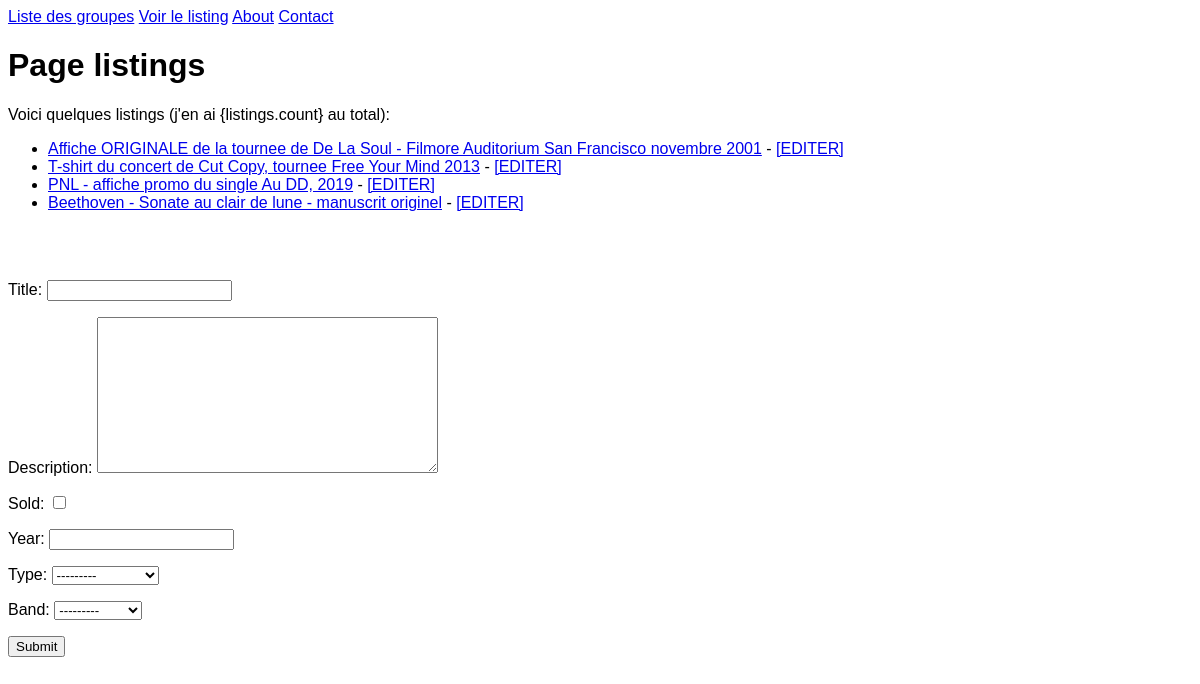
The page /listings/ on the database as committed earlier.
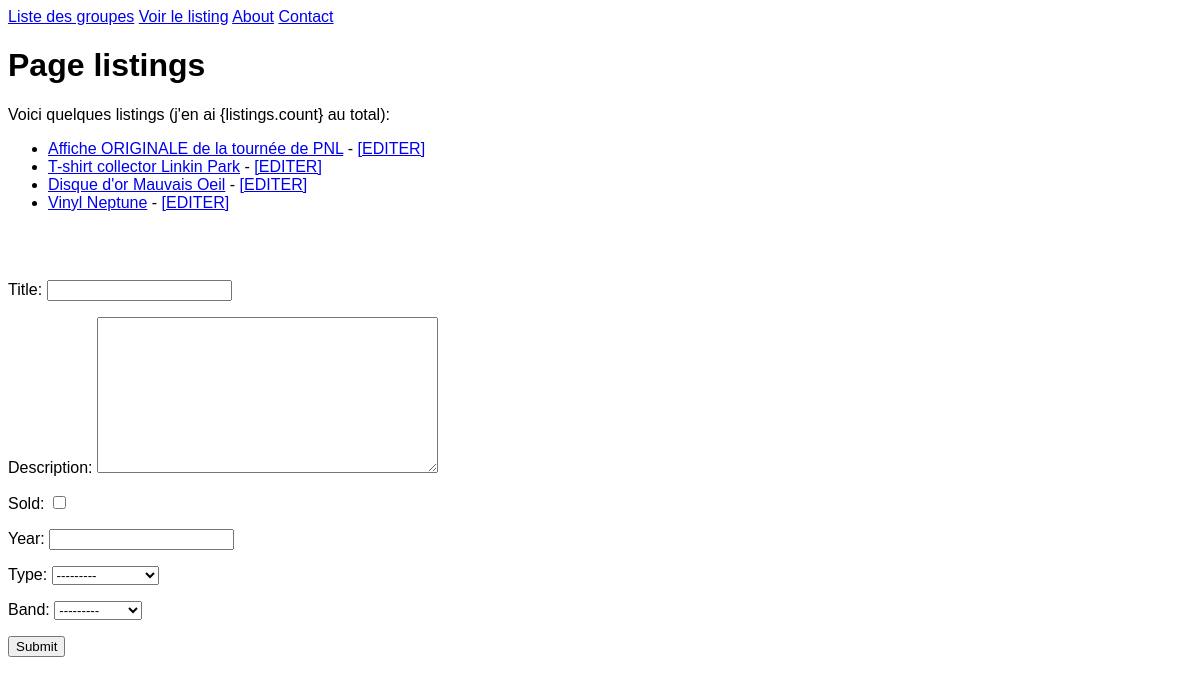
The same page on the database as committed later.
### listings/models.py (models this page shows, shortened)
class Listing(models.Model):
    class Type(models.TextChoices):
        RECORDS = 'Records'
        CLOTHING = 'Clothing'
        POSTERS = 'Posters'
        MISCELLANEOUS = 'Miscellaneous'
    title = models.CharField(max_length=100)
    description = models.TextField()
    sold = models.BooleanField(default=False)
    year = models.IntegerField(null=True)
    type = models.CharField(choices=Type.choices, max_length=15)
    band = models.ForeignKey(Band, null=True, on_delete=models.SET_NULL)

### listings/views.py (the view)
# urls.py: path('listings/', views.listings, name='listings'),
def listings(request):
    listings = Listing.objects.all()
    if request.method == 'POST':
        form = ListingForm(request.POST)
        if form.is_valid():
            listing = form.save()
            return redirect('listing-detail', listing.id)
    else:
        form = ListingForm()
    return render(request, 'listings/listings.html', {'listings': listings, 'form': form})

### listings/forms.py
class ListingForm(forms.ModelForm):
    class Meta:
        model = Listing
        fields = '__all__'

### listings/models.py (called while the page is built)
    def __str__(self):
        return f'{self.name}'

### listings/templates/listings/listings.html (shortened to what this page needs)
{% extends 'listings/base.html' %}
{% block content %}
<h1>Page listings</h1>
<p>Voici quelques listings (j'en ai {listings.count} au total):</p>
<ul>
    {% for listing in listings %}
    <li><a href="{% url 'listing-detail' listing.id %}">{{ listing.title }}</a> -
        <a href="{% url 'listing-update' listing.id %}">[EDITER]</a>
    </li>
    {% endfor %}
</ul>
<br><br>
<form action="" method="post">
    {{ form.as_p }}
    <input type="submit" value="Submit">
</form>
{% endblock content %}

### listings/templates/listings/base.html (shortened to what this page needs)
{% load static %}
<!DOCTYPE html>
<html lang="en">
    <head>
        <link rel="stylesheet" href="{% static 'listings/styles.css' %}">
    </head>
    <body>
        <nav>
            <a href="{% url 'band-list' %}">Liste des groupes</a>
            <a href="{% url 'listings' %}">Voir le listing</a>
            <a href="{% url 'about' %}">About</a>
            <a href="{% url 'contact' %}">Contact</a>
        </nav>
        {% block content %}
        {% endblock content %}
    </body>
</html>

### listings/static/listings/styles.css (style rules this page uses)
* { font-family: Verdana, Geneva, Tahoma, sans-serif; }

Rows that differ between the two databases and show on the page:
removed Listing: title "Beethoven - Sonate au clair de lune - manuscrit originel"
changed Listing: title "Affiche ORIGINALE de la tournee de De La Soul - Filmore Auditorium San Francisco novembre 2001" → "Affiche ORIGINALE de la tournée de PNL"
changed Listing: title "T-shirt du concert de Cut Copy, tournee Free Your Mind 2013" → "T-shirt collector Linkin Park"
changed Listing: title "PNL - affiche promo du single Au DD, 2019" → "Disque d'or Mauvais Oeil"
added Listing: title "Vinyl Neptune"
